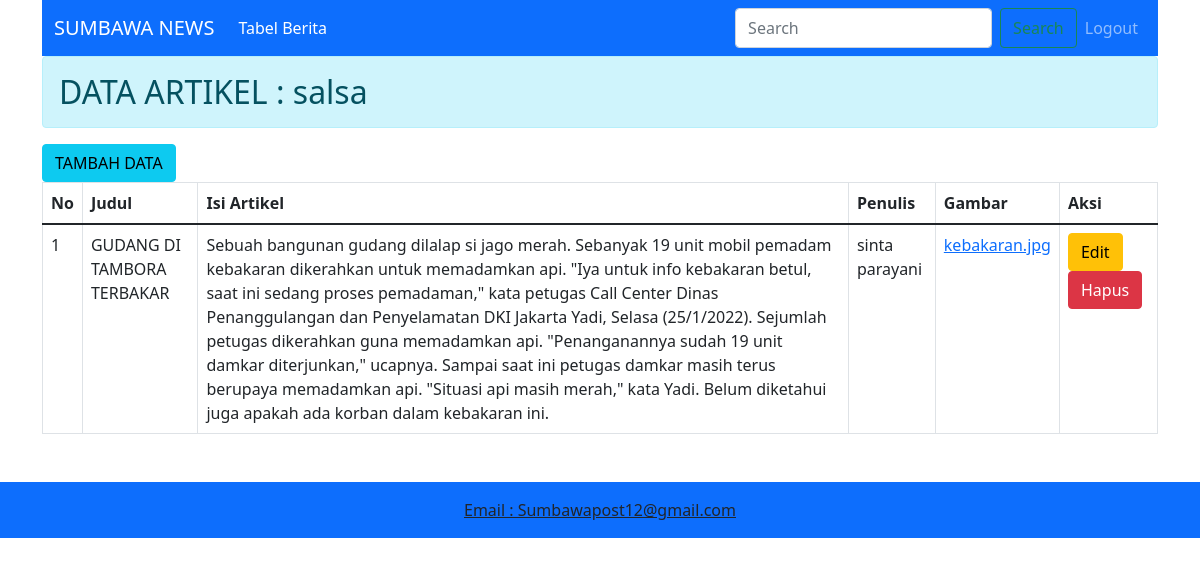
The page /admin/index.php (signed in) on the database its author committed.
### tables this page shows
CREATE TABLE `artikel` (
  `id_berita` int(11) NOT NULL,
  `judul` varchar(50) NOT NULL,
  `isi_artikel` text NOT NULL,
  `penulis` varchar(50) NOT NULL,
  `Gambar` text NOT NULL
);

### admin/index.php (the view, shortened to what this page needs)
<!DOCTYPE html>
<html lang="id">
<head>
    <link rel="stylesheet" href = "..">
    <link href="https://cdn.jsdelivr.net/npm/bootstrap@5.1.3/dist/css/bootstrap.min.css" rel="stylesheet">
    <link rel="stylesheet" href="bootstrap/css/bootstrap.min.css">
</head>
<body>
    <div class="container">
    <?php include 'navbar.php'; ?>
    </div>
    <div class="container">
        <h2 class="alert alert-info">DATA ARTIKEL :
        <?php echo $_SESSION ['nama']; ?>
        </h2>
        <a href="tambah.php" class="btn btn-info"> TAMBAH DATA </a>
        <table class="table table-bordered">
            <thead>
                <tr>
                    <th>No</th>
                    <th>Judul</th>
                    <th>Isi Artikel</th>
                    <th>Penulis</th>
                    <th>Gambar</th>
                    <th>Aksi</th>
                </tr>
            </thead>
            <tbody>
                <?php
                require 'setting.php';
                $query = "SELECT * FROM artikel";
                $sql = mysqli_query($koneksi, $query);
                $no = 1;
                while ($data = mysqli_fetch_object($sql)) {
                ?>
                <tr>
                    <td> <?php echo $no++ ?> </td>
                    <td> <?php echo $data->judul; ?> </td>
                    <td> <?php echo $data->isi_artikel; ?> </td>
                    <td> <?php echo $data->penulis; ?> </td>
                    <td> <a href="gambar/<?php echo $data->Gambar; ?>"><?php echo $data->Gambar; ?></a></td>
                    <td>
                        <a href="edit.php?url-id=<?= $data->id_berita;?>">
                            <input type="submit" value="Edit" class="btn btn-warning" >
    </a>
    <?php
    if($_SESSION['hak_akses']=='admin'){
    ?>
    <a href="hapus.php?id=<?= $data->id_berita;?>">
       <input type="submit" value="Hapus" class="btn btn-danger" onclick="return confirm('Yakin Hapus Data?')">
       </a>
       <?php
        }
        ?>
    </td>
                </tr>
                <?php
                }
                ?>
            </tbody>
        </table>
    </div>
    <div class="containet">
    <?php include 'footer.php'; ?>
    </div>
    <script src="https://cdn.jsdelivr.net/npm/bootstrap@5.1.3/dist/js/bootstrap.bundle.min.js"></script></body>
</body>
</html>

### admin/navbar.php (shortened to what this page needs)
<nav class="navbar navbar-expand-lg navbar-dark bg-primary">
  <div class="container-fluid">
    <a class="navbar-brand" href="#">SUMBAWA NEWS</a>
    <div class="collapse navbar-collapse" id="navbarSupportedContent">
      <ul class="navbar-nav me-auto mb-2 mb-lg-0">
        <li class="nav-item">
          <a class="nav-link active" aria-current="page" href="index.php">Tabel Berita</a>
        </li>
        <li class="nav-item">
          <a class="nav-link" href="user.php"></a>
        </li>
      </ul>
      <form class="d-flex">
        <input class="form-control me-2" type="search" placeholder="Search" aria-label="Search">
        <button class="btn btn-outline-success" type="submit">Search</button>
        <ul class="navbar-nav me-auto mb-2 mb-lg-0">
        <li class="nav-item">
            <a class="nav-link" href="../login.php">Logout</a>
         </li>
       </ul>
     </form>
   </div>
 </div>
</nav>

### admin/footer.php
<footer class= "bg-primary text-center text-lg-start mt-5">
    <div class="text-center p-3 bg-primary;">
        <a class="text-dark"> Email : Sumbawapost12@gmail.com</a>
    </div>
</footer>

### rows shown on the page
artikel: judul "GUDANG DI TAMBORA TERBAKAR", isi_artikel "Sebuah bangunan gudang dilalap si jago merah. Sebanyak 19 unit mobil pemadam kebakaran dikerahkan untuk memadamkan api. \"Iya untuk info kebakaran betul, saat ini sedang proses pemadaman,\" kata petugas Call Center Dinas Penanggulangan dan Penyelamatan DKI Jakarta Yadi, Selasa (25/1/2022). Sejumlah petugas dikerahkan guna memadamkan api. \"Penanganannya sudah 19 unit damkar diterjunkan,\" ucapnya. Sampai saat ini petugas damkar masih terus berupaya memadamkan api. \"Situasi api masih merah,\" kata Yadi. Belum diketahui juga apakah ada korban dalam kebakaran ini.", penulis "sinta parayani", Gambar "kebakaran.jpg"

### other values the page prints
$_SESSION ['nama'] "salsa"
